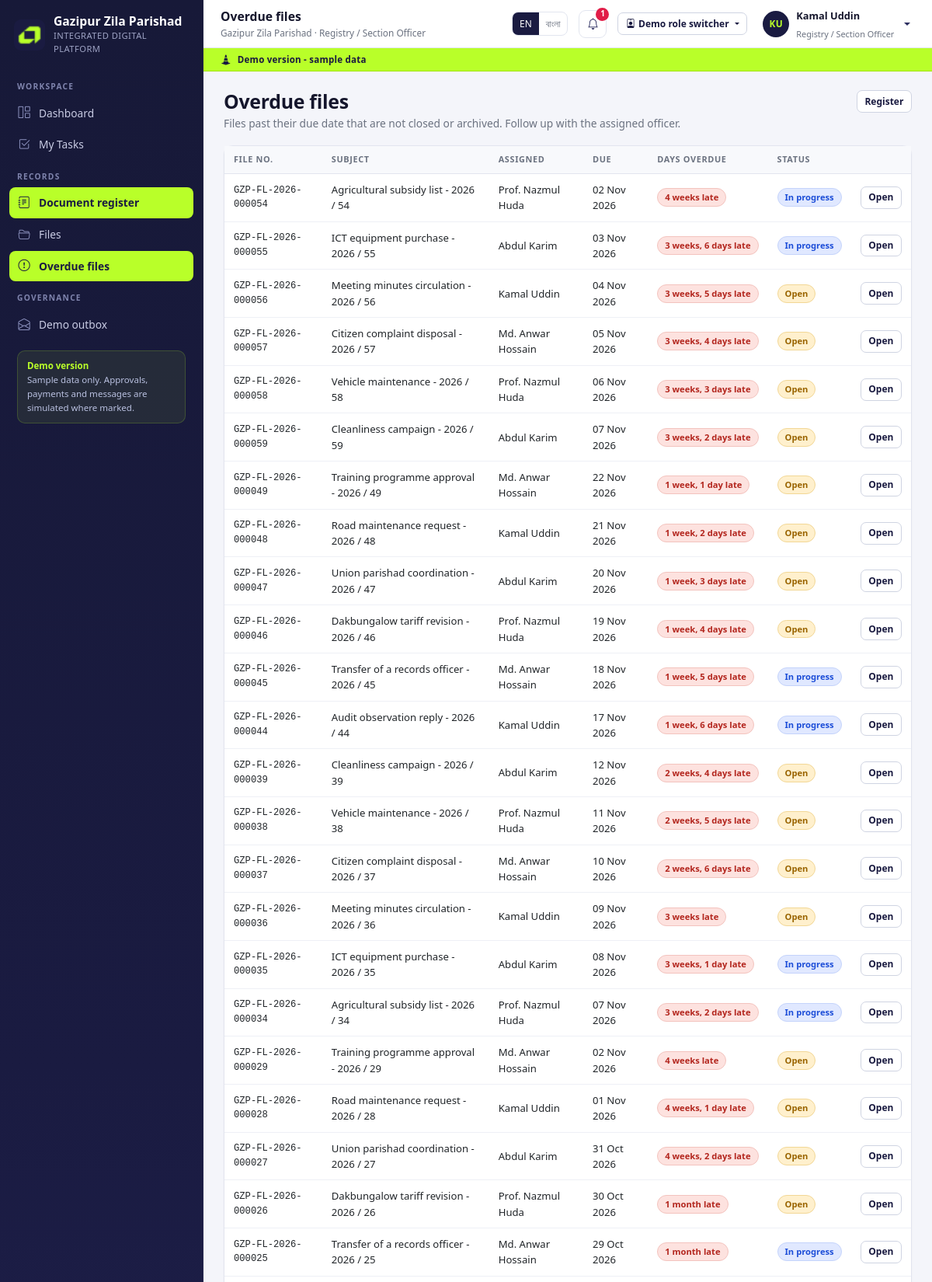
The page /app/documents/overdue/ (signed in, upper part) on the database its author committed.
### accounts/models.py (models this page shows, shortened)
class User(AbstractUser):
    role = models.ForeignKey(Role, null=True, blank=True, on_delete=models.SET_NULL,
                             related_name='users')
    phone = models.CharField(max_length=30, blank=True)
    department = models.ForeignKey('hr.Department', null=True, blank=True,
                                   on_delete=models.SET_NULL, related_name='users')
    designation = models.ForeignKey('hr.Designation', null=True, blank=True,
                                    on_delete=models.SET_NULL, related_name='users')
    facility = models.ForeignKey('facilities.Facility', null=True, blank=True,
                                 on_delete=models.SET_NULL, related_name='operators',
                                 help_text='Assigned facility for reception operators.')
    email_verified = models.BooleanField(default=False)
    is_demo = models.BooleanField(default=True)
    otp_code = models.CharField(max_length=8, blank=True)
    otp_created_at = models.DateTimeField(null=True, blank=True)
    otp_attempts = models.PositiveIntegerField(default=0)
    class Meta:
        ordering = ['first_name', 'username']
    @property
    def display_name(self):
        return self.get_full_name() or self.username
    @property
    def role_name(self):
        return self.role.name if self.role else 'No role'
    @property
    def is_citizen(self):
        return bool(self.role and self.role.code == 'citizen')
    @property
    def is_staff_portal_user(self):
        return bool(self.role and self.role.code != 'citizen')
    @property
    def is_read_only(self):
        return bool(self.role and self.role.is_read_only)
    def can(self, code):
        if not getattr(self, 'is_authenticated', False):
            return False
        if self.is_superuser:
            return True
        if not self.role_id:
            return False
        cache = getattr(self, '_perm_cache', None)
        if cache is None:
            cache = set(self.role.permissions.values_list('code', flat=True))
            self._perm_cache = cache
        return code in cache

class Role(models.Model):
    code = models.SlugField(max_length=40, unique=True)
    name = models.CharField(max_length=120)
    description = models.TextField(blank=True)
    permissions = models.ManyToManyField(Permission, blank=True, related_name='roles')
    is_read_only = models.BooleanField(
        default=False,
        help_text='Read-only roles cannot submit changes anywhere in the platform.',
    )
    sort_order = models.PositiveIntegerField(default=100)
    class Meta:
        ordering = ['sort_order', 'name']

### documents/models.py (models this page shows, shortened)
class DocumentFile(models.Model):
    CATEGORIES = [
        ('general', 'General correspondence'),
        ('procurement', 'Procurement'),
        ('legal', 'Legal / statutory'),
        ('hr', 'Human resources'),
        ('project', 'Project file'),
        ('finance', 'Finance'),
        ('other', 'Other'),
    ]
    STATUS = [('open', 'Open'), ('in_progress', 'In progress'),
              ('closed', 'Closed'), ('archived', 'Archived')]
    PRIORITY = [('normal', 'Normal'), ('high', 'High'), ('urgent', 'Urgent')]
    CONFIDENTIALITY = [('normal', 'Normal'), ('confidential', 'Confidential')]
    file_no = models.CharField(max_length=40, unique=True)
    subject = models.CharField(max_length=200)
    category = models.CharField(max_length=20, choices=CATEGORIES, default='general')
    department = models.ForeignKey('hr.Department', null=True, blank=True,
                                   on_delete=models.SET_NULL, related_name='document_files')
    status = models.CharField(max_length=20, choices=STATUS, default='open')
    priority = models.CharField(max_length=10, choices=PRIORITY, default='normal')
    confidentiality = models.CharField(max_length=20, choices=CONFIDENTIALITY,
                                       default='normal')
    received_from = models.CharField(max_length=160, blank=True)
    assigned_to = models.ForeignKey(settings.AUTH_USER_MODEL, null=True, blank=True,
                                    on_delete=models.SET_NULL, related_name='assigned_files')
    created_by = models.ForeignKey(settings.AUTH_USER_MODEL, null=True, blank=True,
                                   on_delete=models.SET_NULL, related_name='created_files')
    due_date = models.DateField(null=True, blank=True)
    attachment = models.FileField(upload_to='documents/', blank=True, null=True)
    notes = models.TextField(blank=True)
    created_at = models.DateTimeField(default=timezone.now)
    updated_at = models.DateTimeField(auto_now=True)
    class Meta:
        ordering = ['-created_at']
    @property
    def is_overdue(self):
        return bool(self.due_date and self.due_date < timezone.localdate()
                    and self.status not in ('closed', 'archived'))

### documents/views.py (the view)
# urls.py: path('documents/overdue/', views.overdue, name='documents_overdue'),
@perm_required('documents.view')
def overdue(request):
    rows = [d for d in DocumentFile.objects.select_related('department', 'assigned_to')
            if d.is_overdue]
    if not request.user.can('documents.confidential'):
        rows = [d for d in rows if d.confidentiality != 'confidential']
    return render(request, 'documents/overdue.html', {
        'rows': rows, 'today': today(), 'page_title': 'Overdue files',
    })

### accounts/demo.py (called while the page is built)
def demo_accounts():
    from accounts.models import User
    existing = {
        u.username: u for u in User.objects.filter(
            username__in=[a[0] for a in DEMO_ACCOUNTS]
        ).select_related('role')
    }
    out = []
    for username, label in DEMO_ACCOUNTS:
        user = existing.get(username)
        out.append({
            'username': username,
            'label': user.role.name if user and user.role else label,
            'name': user.display_name if user else label,
            'role_code': user.role.code if user and user.role else '',
        })
    return out

### accounts/nav.py (called while the page is built)
def build_nav(user):
    if not user or not user.is_authenticated:
        return []
    is_citizen = user.is_citizen
    groups = []
    for group_label, items in NAV:
        visible = []
        for label, url, perm, icon in items:
            if perm is None:
                if is_citizen:
                    continue
            elif not user.can(perm):
                continue
            visible.append({'label': label, 'url': url, 'icon': icon})
        if visible:
            groups.append({'label': group_label, 'items': visible})
    return groups

### core/i18n.py (called while the page is built)
def translate(text, lang='en'):
    if lang == 'bn':
        return BN.get(text) or BN_EXTRA.get(text) or text
    return text

### core/models.py (called while the page is built)
def get_setting(key, default=''):
    from core.models import AppSetting
    try:
        return AppSetting.objects.get(key=key).value
    except AppSetting.DoesNotExist:
        return default

### core/templatetags/gzp.py (called while the page is built)
@register.simple_tag(takes_context=True)
def t(context, text):
    return i18n.translate(text, context.get('lang', 'en'))

@register.filter
def tr(value, lang):
    return i18n.translate(str(value), lang)

@register.filter
def d(value, fmt='d M Y'):
    if not value:
        return '-'
    return formats.date_format(value, fmt)

@register.filter
def initials(value):
    parts = [p for p in str(value or '').split() if p]
    return ''.join(p[0].upper() for p in parts[:2]) or '?'

@register.simple_tag
def nav_active(request, prefix):
    path = request.path
    if prefix == '/app/':
        return 'active' if path == '/app/' else ''
    return 'active' if path.startswith(prefix) else ''

### core/utils.py (called while the page is built)
def today():
    return timezone.localdate()

### templates/documents/overdue.html (shortened to what this page needs)
{% extends 'base.html' %}
{% load gzp %}
{% block content %}
<div class="page-head">
  <div>
    <h1>{% t "Overdue files" %}</h1>
    <div class="sub">Files past their due date that are not closed or archived. Follow up with the assigned officer.</div>
  </div>
  <a class="btn btn-sm btn-outline-primary" href="/app/documents/">Register</a>
</div>
<div class="card">
  <div class="table-wrap">
    <table class="table-gzp">
      <thead><tr><th>File no.</th><th>Subject</th><th>Assigned</th><th>Due</th><th>Days overdue</th><th>Status</th><th></th></tr></thead>
      <tbody>
      {% for doc in rows %}
        <tr>
          <td class="mono">{{ doc.file_no }}</td>
          <td>{{ doc.subject }}</td>
          <td>{{ doc.assigned_to.display_name|default:"Unassigned" }}</td>
          <td>{{ doc.due_date|d }}</td>
          <td><span class="chip chip-danger">{{ doc.due_date|timesince }} late</span></td>
          <td><span class="chip chip-{{ doc.status|chip }}">{{ doc.get_status_display }}</span></td>
          <td class="text-end"><a class="btn btn-sm btn-outline-primary" href="/app/documents/{{ doc.pk }}/">Open</a></td>
        </tr>
      {% empty %}
        <tr><td colspan="7"><div class="table-empty"><i class="bi bi-check2-circle"></i>No overdue files. Good.</div></td></tr>
      {% endfor %}
      </tbody>
    </table>
  </div>
</div>
{% endblock %}

### templates/base.html (shortened to what this page needs)
{% load static gzp %}<!doctype html>
<html lang="{{ lang }}">
<head>
  <link rel="stylesheet" href="{% static 'vendor/bootstrap/bootstrap.min.css' %}">
  <link rel="stylesheet" href="{% static 'vendor/bootstrap-icons/bootstrap-icons.min.css' %}">
  <link rel="stylesheet" href="{% static 'css/gzp.css' %}">
</head>
<body class="{% block body_class %}{% endblock %}">
{% if user.is_authenticated and user.is_staff_portal_user %}
  <aside class="sidebar" id="sidebar" aria-label="Main navigation">
    <div class="brand">
      <img src="{% static 'img/adcelerete_logo.png' %}" alt="Adcelerete logo">
      <div>
        <div class="brand-name">{{ APP_NAME_MAIN }}</div>
        <div class="brand-sub">{{ APP_NAME_SUB }}</div>
      </div>
    </div>
    <div class="sidebar-scroll">
      {% for group in nav_groups %}
        <div class="nav-group">
          <div class="nav-group-label">{{ group.label|tr:lang }}</div>
          {% for item in group.items %}
            <a class="nav-item {% nav_active request item.url %}" href="{{ item.url }}">
              <i class="bi bi-{{ item.icon }}"></i><span>{{ item.label|tr:lang }}</span>
            </a>
          {% endfor %}
        </div>
      {% endfor %}
      <div class="sidebar-note">
        <strong>{% t "Demo version" %}</strong><br>
        Sample data only. Approvals, payments and messages are simulated where marked.
      </div>
    </div>
  </aside>
  <div class="app-shell">
    <header class="topbar">
      <div>
        <div class="page-title">{% block topbar_title %}{{ page_title|default:"Dashboard" }}{% endblock %}</div>
        <div class="crumb">{{ APP_NAME_MAIN }} · {{ user.role_name }}</div>
      </div>
      <div class="lang-switch" role="group" aria-label="Language">
        <a class="{% if lang == 'en' %}on{% endif %}" href="/lang/en/?next={{ request.get_full_path|urlencode }}">EN</a>
        <a class="{% if lang == 'bn' %}on{% endif %}" href="/lang/bn/?next={{ request.get_full_path|urlencode }}">বাংলা</a>
      </div>
      <a class="icon-btn" href="/app/notifications/" aria-label="Notifications">
        <i class="bi bi-bell"></i>
        {% if unread_count %}<span class="badge-dot">{{ unread_count }}</span>{% endif %}
      </a>
      {% if DEMO_MODE %}{% include 'partials/demo_switcher.html' %}{% endif %}
      <div class="dropdown">
        <a class="user-chip dropdown-toggle" href="#" data-bs-toggle="dropdown" aria-expanded="false">
          <span class="avatar">{{ user.display_name|initials }}</span>
          <span class="d-none d-lg-block">
            <span class="u-name">{{ user.display_name }}</span><br>
            <span class="u-role">{{ user.role_name }}</span>
          </span>
        </a>
      </div>
    </header>
    <div class="demo-ribbon"><i class="bi bi-cone-striped"></i> {% t "Demo version - sample data" %}</div>
    <main class="page" id="main">
{% endif %}
      {% block content %}{% endblock %}
{% if user.is_authenticated and user.is_staff_portal_user %}
    </main>
  </div>
{% endif %}
</body>
</html>

### rows shown on the page
User: role_name "Registry / Section Officer", display_name|initials "KU", display_name "Kamal Uddin"
DocumentFile: file_no "GZP-FL-2026-000054", subject "Agricultural subsidy list - 2026 / 54", assigned_to.display_name "Prof. Nazmul Huda", due_date|d "02 Nov 2026", due_date "4 weeks", status "In progress"
DocumentFile: file_no "GZP-FL-2026-000055", subject "ICT equipment purchase - 2026 / 55", assigned_to.display_name "Abdul Karim", due_date|d "03 Nov 2026", due_date "3 weeks, 6 days", status "In progress"
DocumentFile: file_no "GZP-FL-2026-000056", subject "Meeting minutes circulation - 2026 / 56", assigned_to.display_name "Kamal Uddin", due_date|d "04 Nov 2026", due_date "3 weeks, 5 days", status "Open"
DocumentFile: file_no "GZP-FL-2026-000057", subject "Citizen complaint disposal - 2026 / 57", assigned_to.display_name "Md. Anwar Hossain", due_date|d "05 Nov 2026", due_date "3 weeks, 4 days", status "Open"
DocumentFile: file_no "GZP-FL-2026-000058", subject "Vehicle maintenance - 2026 / 58", assigned_to.display_name "Prof. Nazmul Huda", due_date|d "06 Nov 2026", due_date "3 weeks, 3 days", status "Open"
DocumentFile: file_no "GZP-FL-2026-000059", subject "Cleanliness campaign - 2026 / 59", assigned_to.display_name "Abdul Karim", due_date|d "07 Nov 2026", due_date "3 weeks, 2 days", status "Open"
DocumentFile: file_no "GZP-FL-2026-000049", subject "Training programme approval - 2026 / 49", assigned_to.display_name "Md. Anwar Hossain", due_date|d "22 Nov 2026", due_date "1 week, 1 day", status "Open"
DocumentFile: file_no "GZP-FL-2026-000048", subject "Road maintenance request - 2026 / 48", assigned_to.display_name "Kamal Uddin", due_date|d "21 Nov 2026", due_date "1 week, 2 days", status "Open"
DocumentFile: file_no "GZP-FL-2026-000047", subject "Union parishad coordination - 2026 / 47", assigned_to.display_name "Abdul Karim", due_date|d "20 Nov 2026", due_date "1 week, 3 days", status "Open"
DocumentFile: file_no "GZP-FL-2026-000046", subject "Dakbungalow tariff revision - 2026 / 46", assigned_to.display_name "Prof. Nazmul Huda", due_date|d "19 Nov 2026", due_date "1 week, 4 days", status "Open"
DocumentFile: file_no "GZP-FL-2026-000045", subject "Transfer of a records officer - 2026 / 45", assigned_to.display_name "Md. Anwar Hossain", due_date|d "18 Nov 2026", due_date "1 week, 5 days", status "In progress"
DocumentFile: file_no "GZP-FL-2026-000044", subject "Audit observation reply - 2026 / 44", assigned_to.display_name "Kamal Uddin", due_date|d "17 Nov 2026", due_date "1 week, 6 days", status "In progress"
DocumentFile: file_no "GZP-FL-2026-000039", subject "Cleanliness campaign - 2026 / 39", assigned_to.display_name "Abdul Karim", due_date|d "12 Nov 2026", due_date "2 weeks, 4 days", status "Open"
DocumentFile: file_no "GZP-FL-2026-000038", subject "Vehicle maintenance - 2026 / 38", assigned_to.display_name "Prof. Nazmul Huda", due_date|d "11 Nov 2026", due_date "2 weeks, 5 days", status "Open"
DocumentFile: file_no "GZP-FL-2026-000037", subject "Citizen complaint disposal - 2026 / 37", assigned_to.display_name "Md. Anwar Hossain", due_date|d "10 Nov 2026", due_date "2 weeks, 6 days", status "Open"
DocumentFile: file_no "GZP-FL-2026-000036", subject "Meeting minutes circulation - 2026 / 36", assigned_to.display_name "Kamal Uddin", due_date|d "09 Nov 2026", due_date "3 weeks", status "Open"
DocumentFile: file_no "GZP-FL-2026-000035", subject "ICT equipment purchase - 2026 / 35", assigned_to.display_name "Abdul Karim", due_date|d "08 Nov 2026", due_date "3 weeks, 1 day", status "In progress"
DocumentFile: file_no "GZP-FL-2026-000034", subject "Agricultural subsidy list - 2026 / 34", assigned_to.display_name "Prof. Nazmul Huda", due_date|d "07 Nov 2026", due_date "3 weeks, 2 days", status "In progress"
DocumentFile: file_no "GZP-FL-2026-000029", subject "Training programme approval - 2026 / 29", assigned_to.display_name "Md. Anwar Hossain", due_date|d "02 Nov 2026", due_date "4 weeks", status "Open"
DocumentFile: file_no "GZP-FL-2026-000028", subject "Road maintenance request - 2026 / 28", assigned_to.display_name "Kamal Uddin", due_date|d "01 Nov 2026", due_date "4 weeks, 1 day", status "Open"
DocumentFile: file_no "GZP-FL-2026-000027", subject "Union parishad coordination - 2026 / 27", assigned_to.display_name "Abdul Karim", due_date|d "31 Oct 2026", due_date "4 weeks, 2 days", status "Open"
DocumentFile: file_no "GZP-FL-2026-000026", subject "Dakbungalow tariff revision - 2026 / 26", assigned_to.display_name "Prof. Nazmul Huda", due_date|d "30 Oct 2026", due_date "1 month", status "Open"
DocumentFile: file_no "GZP-FL-2026-000025", subject "Transfer of a records officer - 2026 / 25", assigned_to.display_name "Md. Anwar Hossain", due_date|d "29 Oct 2026", due_date "1 month", status "In progress"

### other values the page prints
{{ APP_NAME_MAIN }} "Gazipur Zila Parishad"
{{ APP_NAME_SUB }} "INTEGRATED DIGITAL PLATFORM"
{{ group.label|tr:lang }} "WORKSPACE" "RECORDS" "GOVERNANCE"
{{ item.label|tr:lang }} "Dashboard" "My Tasks" "Document register" "Files" "Overdue files" "Demo outbox"
{{ page_title|default:"Dashboard" }} "Overdue files"
{{ unread_count }} "1"
